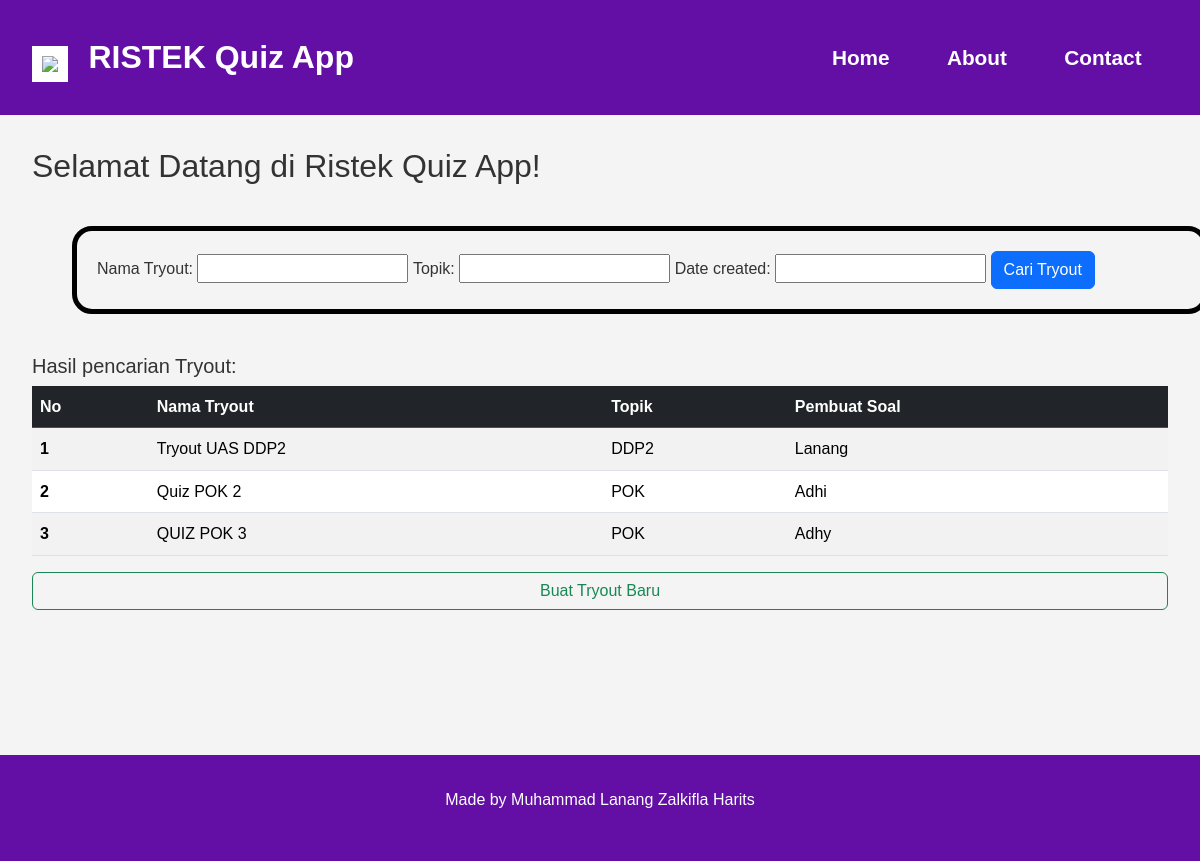
The app's page /, older data.
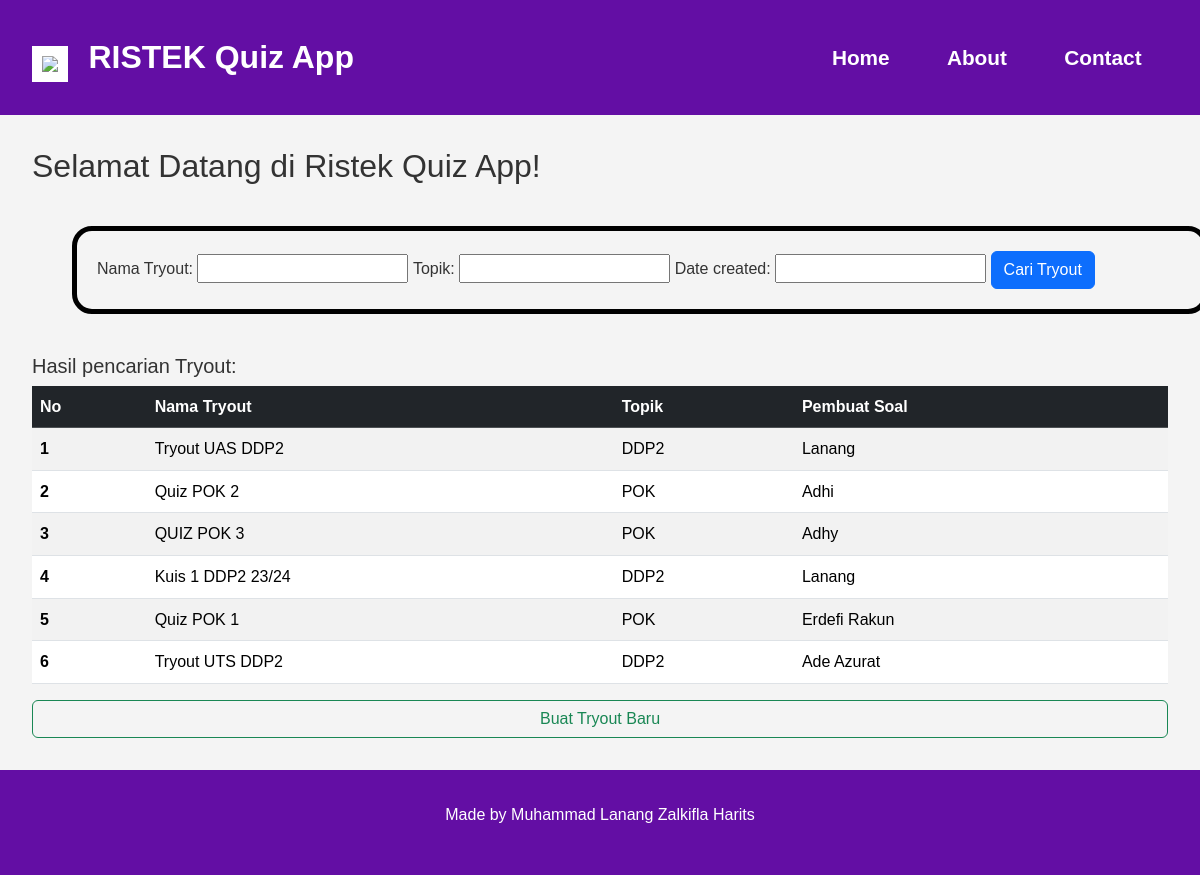
The same page, newer data.
### quizapp/models.py (models this page shows, shortened)
class Tryout(models.Model):
    name = models.CharField(
        max_length=30,
        verbose_name="Nama Tryout",
        validators=[MinLengthValidator(2, "Nama Tryout harus memiliki minimal 2 karakter")]
    )
    subject = models.CharField(
        max_length=30,
        verbose_name="Topik",
        validators=[MinLengthValidator(2, "Subject Tryout harus memiliki minimal 2 karakter")]
    )
    maximum_score = models.IntegerField(
        verbose_name="Skor Maksimum",
        validators=[MinValueValidator(100, "Minimal nilainya 100 lah pak")]
    )
    quiz_author = models.CharField(
        max_length=30,
        verbose_name="Pembuat Soal",
        validators=[MinLengthValidator(3, "Nama pembuat soal harus memiliki minimal 2 karakter")]
    )
    date_created = models.DateTimeField(
        auto_now_add=True
    )
    question_count = models.IntegerField(
        verbose_name="Jumlah Soal",
        default=0
    )

### quizapp/views.py (the view)
# urls.py: path('', views.MainView.as_view(), name="home"),
class MainView(View):
    def get(self, request):
        tryout_list = Tryout.objects.all()
        tryout_filter = TryoutFilter(request.GET, queryset=tryout_list)
        tryout_list_filtered = tryout_filter.qs
        ctx = {'tryout_list': tryout_list_filtered, 'tryout_filter': tryout_filter}
        return render(request, 'quizapp/home.html', ctx)

### quizapp/templates/quizapp/home.html
{% extends "base.html" %}
{% block content %}
    <h2>Selamat Datang di Ristek Quiz App!</h2>
    <div class="container-md" style="border: 5px solid black; padding: 20px; margin: 40px; border-radius: 20px">
        <form method="get">
            {{ tryout_filter.form }}
            <button type="submit" type="button" class="btn btn-primary"> Cari Tryout </button>
        </form>
    </div>
    {% if tryout_list %}
        <h5> Hasil pencarian Tryout: </h5>
        <table class="table table-striped" id="quiz_list">
            <thead>
                <th scope="col" class="table-dark">No</th>
                <th scope="col" class="table-dark">Nama Tryout</th>
                <th scope="col" class="table-dark">Topik</th>
                <th scope="col" class="table-dark">Pembuat Soal</th>
            </thead>
            <tbody>
            {% for tryout in tryout_list %}
                <tr>
                    <th scope="row"> {{ forloop.counter }} </th>
                    <td> <a href="{% url 'view_quiz' tryout.id %}" style="text-decoration:none; color:inherit;"> {{tryout.name}} </a> </td>
                    <td> <a href="{% url 'view_quiz' tryout.id %}" style="text-decoration:none; color:inherit;"> {{tryout.subject}} </a> </td>
                    <td> <a href="{% url 'view_quiz' tryout.id %}" style="text-decoration:none; color:inherit;"> {{tryout.quiz_author}} </a></td>
                </tr>
            {% endfor %}
            </tbody>
        </table>
    {% else %}
        <h3> Tidak ada tryout yang tersedia. </h3>
    {% endif %}
        <div class="d-grid gap-2  mx-auto">
            <a href="{% url 'create_quiz' %}" type="button" class="btn btn-outline-success"> Buat Tryout Baru </a>
      </div>
{% endblock %}

### quizapp/templates/base.html (shortened to what this page needs)
<!DOCTYPE html>
<html lang="en">
<head>
    <link href="https://cdn.jsdelivr.net/npm/bootstrap@5.3.3/dist/css/bootstrap.min.css" rel="stylesheet">
</head>
<body>
    <div class="navbar">
        <div class="logo">
            <img src="https://www.ristek.cs.ui.ac.id/icons/favicon/android-chrome-512x512.png" height="70" style="background-color: white; padding: 10px;">
            <a href="{% url 'home' %}" style="text-decoration: none; padding-bottom: 20px;">RISTEK Quiz App</a></div>
        <div class="option">
            <a href="{% url 'home' %}">Home</a>
            <a href="{% url 'about' %}">About</a>
            <a href="{% url 'contact' %}">Contact</a>
        </div>
    </div>
    <div class="content">
        {% block content %}{% endblock %}
    </div>
    <div class="footer">
        <p>Made by <a href="{% url 'contact' %}">Muhammad Lanang Zalkifla Harits</a></p>
    </div>
</body>
</html>

### quizapp/templates/base.html (style rules this page uses)
* { margin: 0; padding: 0; box-sizing: border-box; }
body { font-family: Arial, sans-serif; line-height: 1.6; background-color: #f4f4f4; color: #333; }
.navbar { background-color: #630ea4; color: #000000; padding: 2rem; display: flex; justify-content: space-between; align-items: center; }
.navbar .option a { color: #fff; text-decoration: none; margin: 0 1rem; font-size: 1.3em; font-weight: bold; padding: 0.5em; }
.navbar .logo a { font-size: 2rem; font-weight: bold; color: #fff; text-decoration: none; margin: 0 1rem; }
.content { padding: 2rem; min-height: 80vh; }
td a { display: block; }
.footer { background-color: #630ea4; color: #fff; text-align: center; padding: 2rem; position: relative; bottom: 0; width: 100%; }
.footer a { color: #fff; text-decoration: none; }

Row changes from the older to the newer data that the page shows:
added Tryout: name "Kuis 1 DDP2 23/24", subject "DDP2", quiz_author "Lanang"
added Tryout: name "Quiz POK 1", subject "POK", quiz_author "Erdefi Rakun"
added Tryout: name "Tryout UTS DDP2", subject "DDP2", quiz_author "Ade Azurat"
